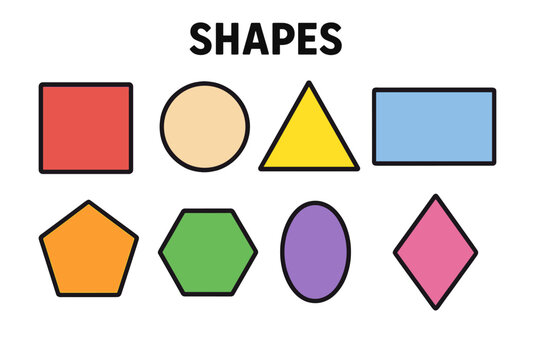
#> input picture data/shapes.jpg, 540 x 360 px
$ python contour_detection.py
#> lines starting #> are read from the running program, lines starting #| are printed output that depends on the picture; after the words box and inside, x2 and y2 are one past the last pixel; in counts of white or black regions, pixels touching at a corner belong together
import cv2 as cv
import numpy as np

def getContours(img,img2):
    contours,hiearchy = cv.findContours(img,cv.RETR_EXTERNAL,cv.CHAIN_APPROX_NONE)
    for cnt in contours:
        area = cv.contourArea(cnt)
        if area>500 :
            print(area)
            # cv.drawContours(img2,cnt,-1,(0,0,255),3)
            peri = cv.arcLength(cnt,True)
            print(peri)
            approx = cv.approxPolyDP(cnt,0.02*peri,True)
            print(len(approx))
            x,y,w,h = cv.boundingRect(approx)
            if len(approx)  == 3:
                cv.putText(img2,"triangle",(x+w,y+h),cv.FONT_HERSHEY_COMPLEX,1,(0,255,0),1)

            cv.rectangle(img2,(x,y),(x+w,y+h),(0,255,0),3)


img = cv.imread("data/shapes.jpg")
#> img is the input picture: shape (360, 540, 3); mean B, G, R 210.8, 217.1, 225.9
imgGray = cv.cvtColor(img,cv.COLOR_BGR2GRAY)
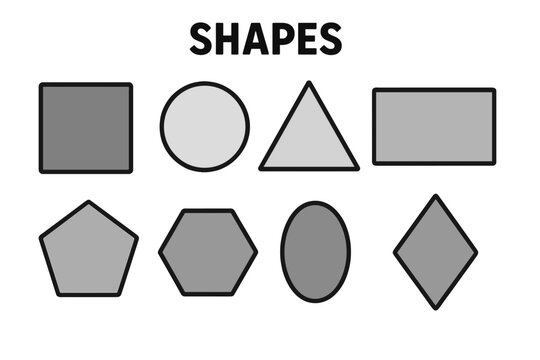
#> imgGray: shape (360, 540); min 0, max 255, mean 219
imgBlur = cv.GaussianBlur(imgGray,(7,7),1)
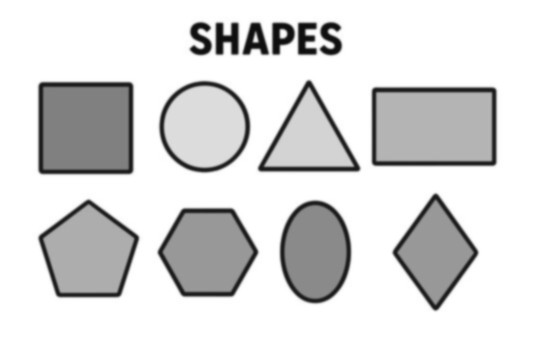
#> imgBlur: shape (360, 540); min 13, max 255, mean 219
imgCanny = cv.Canny(imgBlur,50,200)
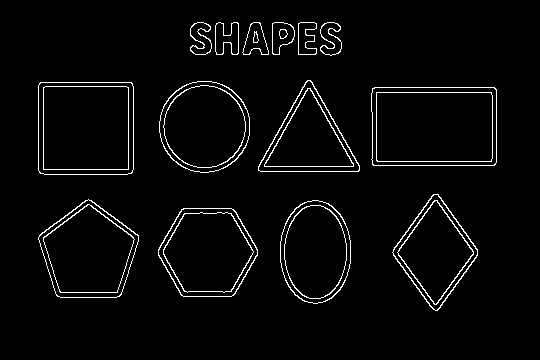
#> imgCanny: shape (360, 540); 3.3% white in thin lines or dots, all inside (x1, y1, x2, y2) = (38, 22, 497, 311)

getContours(imgCanny,img)
#> in getContours, `contours,hiearchy = cv.findContours(img,cv.RETR_EXTERNAL,cv.CHAIN_APPR..`: contours = 14 contours; largest, box (x1, y1, x2, y2) and area: (371, 87, 497, 166) 9685, (38, 82, 134, 175) 8715, (38, 199, 139, 298) 6960, (158, 208, 258, 297) 6744, (159, 81, 250, 173) 6488; hiearchy = 14 rows, first 6: [1, -1, -1, -1], [2, 0, -1, -1], [3, 1, -1, -1], [4, 2, -1, -1], [5, 3, -1, -1], [6, 4, -1, -1]
#> the loop in getContours, `for cnt in contours:` made 14 passes
#> (area, peri, approx, x, y, w, h) on passes 4, 5, 6, 8: (5374, 307.1, [[433, 194], [392, 252], [437, 310], [477, 249]], 392, 194, 86, 117), (9685, 402.1, [[372, 88], [373, 165], [495, 164], [494, 87]], 372, 87, 124, 79), (8715, 368.1, [[39, 83], [40, 173], [132, 172], [131, 82]], 39, 82, 94, 92), (5032, 325.4, [[307, 80], [258, 170], [358, 171]], 258, 80, 101, 92)
#> (area, peri, x, y, w, h) on passes 1, 2, 3, 7, 11, 12: (6744, 316.6, 158, 209, 100, 87), (5739, 290.9, 280, 200, 71, 104), (6960.5, 329.8, 38, 199, 101, 99), (6488, 301.1, 159, 81, 91, 92), (510, 98.63, 272, 22, 23, 33), (508.5, 112.2, 243, 23, 26, 32)
#> (printed output is left out)
#> after the loop in getContours, `for cnt in contours:`:
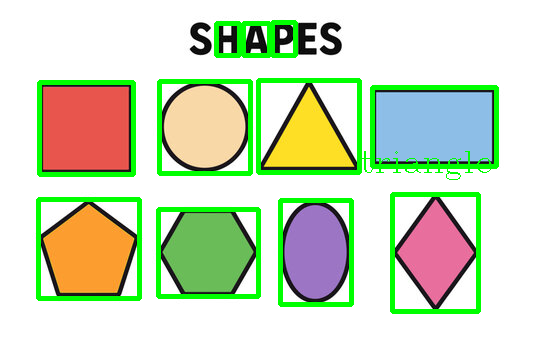
#> img2: shape (360, 540, 3); mean B, G, R 192.3, 221.2, 207.5


cv.imshow("img",img)
# cv.imshow("imgGray",imgGray)
# cv.imshow("imgBlur",imgBlur)
# cv.imshow("imgCanny",imgCanny)

cv.waitKey(0)


cv.destroyAllWindows()
